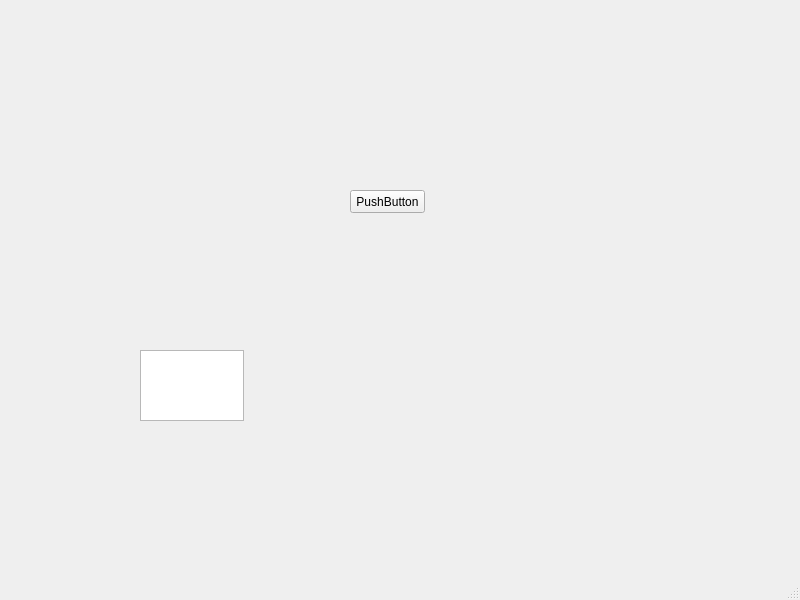
<?xml version="1.0" encoding="UTF-8"?>
<ui version="4.0">
 <class>MainWindow</class>
 <widget class="QMainWindow" name="MainWindow">
  <property name="geometry">
   <rect>
    <x>0</x>
    <y>0</y>
    <width>800</width>
    <height>600</height>
   </rect>
  </property>
  <property name="windowTitle">
   <string>MainWindow</string>
  </property>
  <widget class="QWidget" name="centralwidget">
   <widget class="QPushButton" name="pushButton">
    <property name="geometry">
     <rect>
      <x>350</x>
      <y>190</y>
      <width>75</width>
      <height>23</height>
     </rect>
    </property>
    <property name="text">
     <string>PushButton</string>
    </property>
   </widget>
   <widget class="QPlainTextEdit" name="plainTextEdit_Logger">
    <property name="geometry">
     <rect>
      <x>140</x>
      <y>350</y>
      <width>104</width>
      <height>71</height>
     </rect>
    </property>
   </widget>
  </widget>
  <widget class="QMenuBar" name="menubar">
   <property name="geometry">
    <rect>
     <x>0</x>
     <y>0</y>
     <width>800</width>
     <height>21</height>
    </rect>
   </property>
  </widget>
  <widget class="QStatusBar" name="statusbar"/>
 </widget>
 <resources/>
 <connections/>
</ui>
